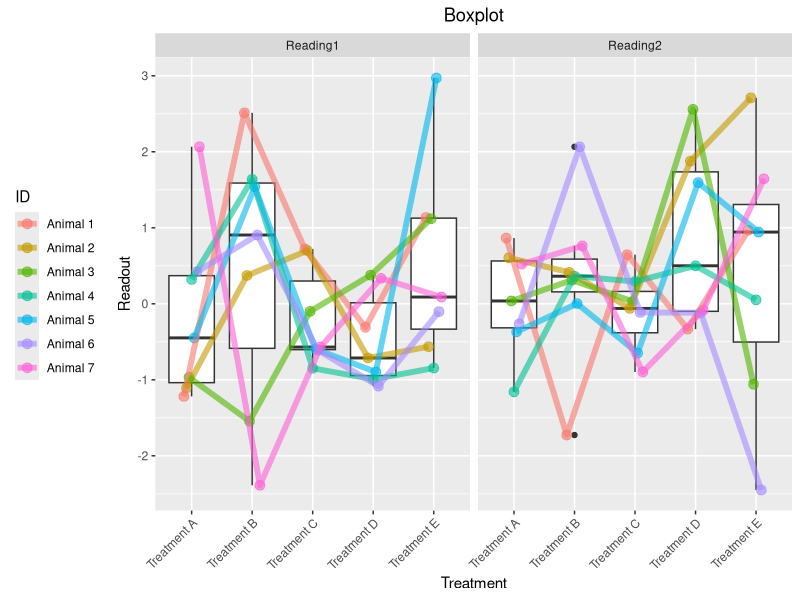

The R script that drew this image:
## ---- chunk 1
# Load packages----
require(data.table)
require(ggplot2)

# Data----
n.animal <- 7
n.trt <- 5
n.read <- 2

dt1 <- data.table(read = factor(paste("Reading",
                                      rep(1:n.read, 
                                          each = n.animal*n.trt),
                                      sep = "")),
                  trt = factor(paste("Treatment", 
                                     rep(rep(LETTERS[1:n.trt],
                                             each = n.animal),
                                         n.read))),
                  id = factor(paste("Animal",
                                    rep(1:n.animal, n.read*n.trt))),
                  readout = rnorm(n.animal*n.trt*n.read))
print(dt1)

# Plot----
p1 <- ggplot(data = dt1) +
  scale_x_discrete("Treatment") + 
  scale_y_continuous("Readout") + 
  ggtitle("Boxplot") +
  facet_wrap(~ read,
             nrow = 1) +
  geom_boxplot(aes(x = trt,
                   y = readout)) +
  geom_point(aes(x = trt,
                 y = readout,
                 group = id,
                 colour = id),
             size = 3,
             alpha = 0.6,
             position = position_dodge(0.3)) + 
  geom_line(aes(x = trt,
                y = readout,
                group = id,
                colour = id),
            size = 2,
            alpha = 0.6,
            position = position_dodge(0.3)) + 
  guides(colour = guide_legend(title = "ID",
                               title.position = "top",
                               ncol = 1)) +
  theme(plot.title = element_text(hjust = 0.5),
        legend.position = "left",
        axis.text.x = element_text(angle = 45,
                                   hjust = 1))
print(p1)

# Save the plot as a TIFF file
# tiff(filename = "tmp/boxplot.tiff",
#      height = 5,
#      width = 10,
#      units = 'in',
#      res = 300,
#      compression = "lzw+p")
# print(p1)
# graphics.off()
